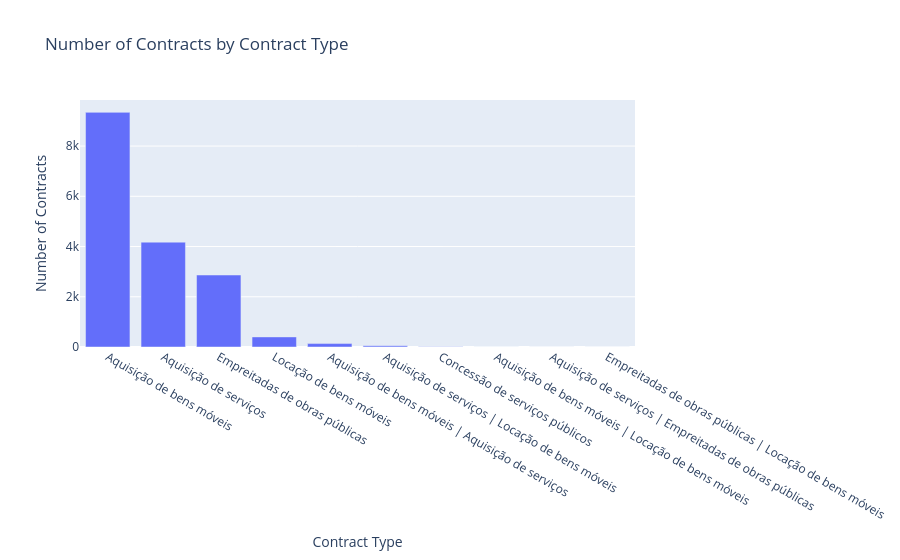

Notebook source saved alongside this figure:
### Code cell
subset_counts = subset['tipoContrato'].value_counts().reset_index()
subset_counts.columns = ['tipoContrato', 'count']

# Get top 10
top_10 = subset_counts.head(10)

fig = px.bar(
    top_10,
    x='tipoContrato',
    y='count',
    title='Number of Contracts by Contract Type',
    labels={'tipoContrato': 'Contract Type', 'count': 'Number of Contracts'}
)

fig.show()

### Figure 1 — Plotly figure (JSON) as saved in the notebook; plotly's stock layout.template omitted (floating-point values rounded to 4 significant figures)
{"data": [{"hovertemplate": "Contract Type=%{x}<br>Number of Contracts=%{y}<extra></extra>", "legendgroup": "", "marker": {"color": "#636efa", "pattern": {"shape": ""}}, "name": "", "orientation": "v", "showlegend": false, "textposition": "auto", "type": "bar", "x": ["Aquisição de bens móveis", "Aquisição de serviços", "Empreitadas de obras públicas", "Locação de bens móveis", "Aquisição de bens móveis | Aquisição de serviços", "Aquisição de serviços | Locação de bens móveis", "Concessão de serviços públicos", "Aquisição de bens móveis | Locação de bens móveis", "Aquisição de serviços | Empreitadas de obras públicas", "Empreitadas de obras públicas | Locação de bens móveis"], "xaxis": "x", "y": [9342, 4175, 2866, 402, 136, 48, 12, 3, 2, 2], "yaxis": "y"}], "layout": {"barmode": "relative", "legend": {"tracegroupgap": 0}, "title": {"text": "Number of Contracts by Contract Type"}, "xaxis": {"anchor": "y", "domain": [0, 1], "title": {"text": "Contract Type"}}, "yaxis": {"anchor": "x", "domain": [0, 1], "title": {"text": "Number of Contracts"}}}}
